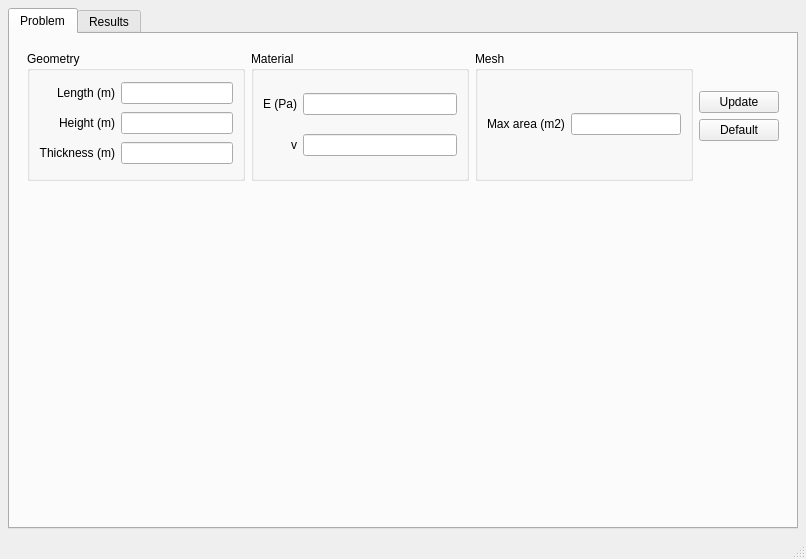
<?xml version="1.0" encoding="UTF-8"?>
<ui version="4.0">
 <class>MainWindow</class>
 <widget class="QMainWindow" name="MainWindow">
  <property name="geometry">
   <rect>
    <x>0</x>
    <y>0</y>
    <width>806</width>
    <height>559</height>
   </rect>
  </property>
  <property name="windowTitle">
   <string>MainWindow</string>
  </property>
  <widget class="QWidget" name="centralwidget">
   <layout class="QVBoxLayout" name="verticalLayout" stretch="0">
    <property name="spacing">
     <number>8</number>
    </property>
    <property name="leftMargin">
     <number>8</number>
    </property>
    <property name="topMargin">
     <number>8</number>
    </property>
    <property name="rightMargin">
     <number>8</number>
    </property>
    <property name="bottomMargin">
     <number>8</number>
    </property>
    <item>
     <widget class="QTabWidget" name="tabWidget">
      <property name="currentIndex">
       <number>0</number>
      </property>
      <widget class="QWidget" name="geometryTab">
       <attribute name="title">
        <string>Problem</string>
       </attribute>
       <layout class="QVBoxLayout" name="verticalLayout_5" stretch="0,20">
        <item>
         <layout class="QGridLayout" name="gridLayout_4">
          <property name="leftMargin">
           <number>8</number>
          </property>
          <property name="topMargin">
           <number>8</number>
          </property>
          <property name="rightMargin">
           <number>8</number>
          </property>
          <property name="bottomMargin">
           <number>8</number>
          </property>
          <item row="0" column="1">
           <widget class="QGroupBox" name="groupBox_2">
            <property name="title">
             <string>Material</string>
            </property>
            <layout class="QVBoxLayout" name="verticalLayout_4">
             <item>
              <layout class="QGridLayout" name="gridLayout_2">
               <item row="0" column="1">
                <widget class="QLineEdit" name="elasticModulusEdit"/>
               </item>
               <item row="1" column="1">
                <widget class="QLineEdit" name="youngEdit"/>
               </item>
               <item row="0" column="0">
                <widget class="QLabel" name="label_4">
                 <property name="text">
                  <string>E (Pa)</string>
                 </property>
                 <property name="alignment">
                  <set>Qt::AlignRight|Qt::AlignTrailing|Qt::AlignVCenter</set>
                 </property>
                </widget>
               </item>
               <item row="1" column="0">
                <widget class="QLabel" name="label_5">
                 <property name="text">
                  <string>v</string>
                 </property>
                 <property name="alignment">
                  <set>Qt::AlignRight|Qt::AlignTrailing|Qt::AlignVCenter</set>
                 </property>
                </widget>
               </item>
               <item row="2" column="1">
                <spacer name="verticalSpacer">
                 <property name="orientation">
                  <enum>Qt::Vertical</enum>
                 </property>
                 <property name="sizeType">
                  <enum>QSizePolicy::Minimum</enum>
                 </property>
                 <property name="sizeHint" stdset="0">
                  <size>
                   <width>10</width>
                   <height>0</height>
                  </size>
                 </property>
                </spacer>
               </item>
              </layout>
             </item>
            </layout>
           </widget>
          </item>
          <item row="0" column="2">
           <widget class="QGroupBox" name="groupBox_3">
            <property name="title">
             <string>Mesh</string>
            </property>
            <layout class="QVBoxLayout" name="verticalLayout_3">
             <item>
              <layout class="QGridLayout" name="gridLayout_3">
               <item row="0" column="0">
                <widget class="QLabel" name="maxAreaLabel">
                 <property name="text">
                  <string>Max area (m2)</string>
                 </property>
                </widget>
               </item>
               <item row="0" column="1">
                <widget class="QLineEdit" name="maxAreaEdit"/>
               </item>
               <item row="1" column="1">
                <spacer name="verticalSpacer_2">
                 <property name="orientation">
                  <enum>Qt::Vertical</enum>
                 </property>
                 <property name="sizeType">
                  <enum>QSizePolicy::Minimum</enum>
                 </property>
                 <property name="sizeHint" stdset="0">
                  <size>
                   <width>20</width>
                   <height>0</height>
                  </size>
                 </property>
                </spacer>
               </item>
              </layout>
             </item>
            </layout>
           </widget>
          </item>
          <item row="0" column="0">
           <widget class="QGroupBox" name="groupBox">
            <property name="title">
             <string>Geometry</string>
            </property>
            <layout class="QVBoxLayout" name="verticalLayout_2">
             <item>
              <layout class="QGridLayout" name="gridLayout">
               <property name="sizeConstraint">
                <enum>QLayout::SetDefaultConstraint</enum>
               </property>
               <item row="0" column="0">
                <widget class="QLabel" name="label">
                 <property name="text">
                  <string>Length (m)</string>
                 </property>
                 <property name="alignment">
                  <set>Qt::AlignRight|Qt::AlignTrailing|Qt::AlignVCenter</set>
                 </property>
                </widget>
               </item>
               <item row="0" column="1">
                <widget class="QLineEdit" name="lengthEdit"/>
               </item>
               <item row="1" column="0">
                <widget class="QLabel" name="label_2">
                 <property name="text">
                  <string>Height (m)</string>
                 </property>
                 <property name="alignment">
                  <set>Qt::AlignRight|Qt::AlignTrailing|Qt::AlignVCenter</set>
                 </property>
                </widget>
               </item>
               <item row="2" column="0">
                <widget class="QLabel" name="label_3">
                 <property name="text">
                  <string>Thickness (m)</string>
                 </property>
                 <property name="alignment">
                  <set>Qt::AlignRight|Qt::AlignTrailing|Qt::AlignVCenter</set>
                 </property>
                </widget>
               </item>
               <item row="1" column="1">
                <widget class="QLineEdit" name="heightEdit"/>
               </item>
               <item row="2" column="1">
                <widget class="QLineEdit" name="thicknessEdit"/>
               </item>
               <item row="3" column="1">
                <spacer name="verticalSpacer_3">
                 <property name="orientation">
                  <enum>Qt::Vertical</enum>
                 </property>
                 <property name="sizeType">
                  <enum>QSizePolicy::Minimum</enum>
                 </property>
                 <property name="sizeHint" stdset="0">
                  <size>
                   <width>20</width>
                   <height>0</height>
                  </size>
                 </property>
                </spacer>
               </item>
              </layout>
             </item>
            </layout>
           </widget>
          </item>
          <item row="0" column="3">
           <layout class="QGridLayout" name="gridLayout_5">
            <item row="2" column="0">
             <widget class="QPushButton" name="defaultButton">
              <property name="text">
               <string>Default</string>
              </property>
             </widget>
            </item>
            <item row="3" column="0">
             <spacer name="verticalSpacer_4">
              <property name="orientation">
               <enum>Qt::Vertical</enum>
              </property>
              <property name="sizeHint" stdset="0">
               <size>
                <width>20</width>
                <height>40</height>
               </size>
              </property>
             </spacer>
            </item>
            <item row="1" column="0">
             <widget class="QPushButton" name="updateButton">
              <property name="text">
               <string>Update</string>
              </property>
             </widget>
            </item>
            <item row="0" column="0">
             <spacer name="verticalSpacer_5">
              <property name="orientation">
               <enum>Qt::Vertical</enum>
              </property>
              <property name="sizeHint" stdset="0">
               <size>
                <width>20</width>
                <height>40</height>
               </size>
              </property>
             </spacer>
            </item>
           </layout>
          </item>
         </layout>
        </item>
        <item>
         <layout class="QHBoxLayout" name="middleLayout" stretch="">
          <property name="leftMargin">
           <number>8</number>
          </property>
          <property name="topMargin">
           <number>8</number>
          </property>
          <property name="rightMargin">
           <number>8</number>
          </property>
          <property name="bottomMargin">
           <number>8</number>
          </property>
         </layout>
        </item>
       </layout>
      </widget>
      <widget class="QWidget" name="resultsTab">
       <attribute name="title">
        <string>Results</string>
       </attribute>
       <layout class="QVBoxLayout" name="verticalLayout_6">
        <item>
         <layout class="QHBoxLayout" name="resultLayout"/>
        </item>
       </layout>
      </widget>
     </widget>
    </item>
   </layout>
  </widget>
  <widget class="QMenuBar" name="menubar">
   <property name="geometry">
    <rect>
     <x>0</x>
     <y>0</y>
     <width>806</width>
     <height>21</height>
    </rect>
   </property>
  </widget>
  <widget class="QStatusBar" name="statusbar"/>
 </widget>
 <resources/>
 <connections/>
</ui>
